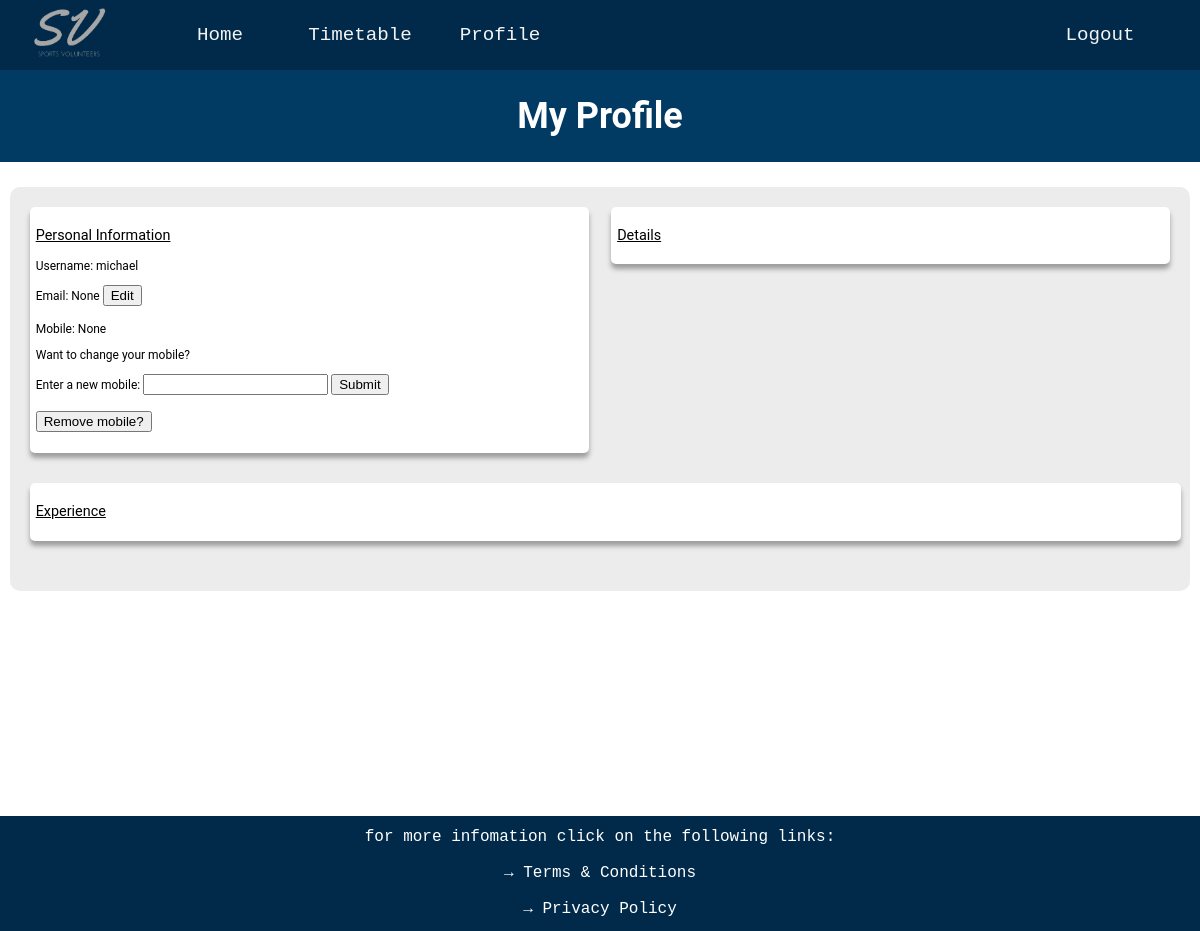
Screenshot of /profile (signed in) with the database file from the repository.
### website/databases.py (models this page shows, shortened)
class User(UserMixin, db.Model):
    __tablename__ = 'users'
    user_id = db.Column(db.Integer, primary_key=True, autoincrement=True)
    username = db.Column(db.String(16), index=True, unique=True)
    password_hash = db.Column(db.String(64))
    email = db.Column(db.String(30))
    mobile = db.Column(db.String(15))
    preferred_name = db.Column(db.String(15))
    qualifications = db.Column(db.String(64))
    events = db.Column(db.String(100))
    admin = db.Column(db.Boolean)
    qualifications = db.relationship('Qualification', secondary=user_qualifications,
                        backref=db.backref('users', lazy='subquery'))

### website/routes.py (the view)
@app.route('/profile', methods=['GET', 'POST'])
def profile():
    email_form = emailChangeForm()
    mobile_form = mobileChangeForm()
    remove_email = removeEmail()
    remove_mobile = removeMobile()
    if mobile_form.validate_on_submit() and mobile_form.validate():
        new_mobile = mobile_form.new_mobile.data
        for user in db.session.query(User).filter_by(user_id=current_user.get_id()):
            user.mobile = new_mobile
        db.session.commit()
        return redirect(url_for('profile'))
    if email_form.validate_on_submit() and email_form.validate():
        new_email = email_form.new_email.data
        for user in db.session.query(User).filter_by(user_id=current_user.get_id()):
            user.email = new_email
        db.session.commit()
        return redirect(url_for('profile'))
    if remove_mobile.submit4.data and remove_mobile.validate():
        for user in db.session.query(User).filter_by(user_id=current_user.get_id()):
            user.no_mobile()
        db.session.commit()
        return redirect(url_for('profile'))
    if remove_email.submit3.data and remove_email.validate():
        for user in db.session.query(User).filter_by(user_id=current_user.get_id()):
            user.no_email()
        db.session.commit()
        return redirect(url_for('profile'))
    return render_template('profile.html', email_form = email_form, mobile_form = mobile_form,
                           remove_mobile = remove_mobile, remove_email = remove_email)

### website/forms.py
class emailChangeForm(FlaskForm):
    new_email = StringField('Enter a new email:', validators=[Regexp(regex="[^@]+@[^@]+.[^@]+", message = 'has to be a valid email'), input_required()])
    submit1 = SubmitField('Submit')

class mobileChangeForm(FlaskForm):
    new_mobile = StringField('Enter a new mobile:', validators=[Regexp(regex='^[+-]?[0-9]+$', message = 'only integers allowed'), input_required(), Length(11, 11)])
    submit2 = SubmitField('Submit')

### website/routes.py (called while the page is built)
@lm.user_loader
def load_user(user_id):
    return User.query.get(int(user_id))

### website/templates/profile.html (shortened to what this page needs)
{% extends "layout.html" %}
{% block page_content %}
<div class="p-title-box">
    <h1 class = 'profile-title'>My Profile</h1>
</div>
<div style="background-color: #ececec; border-radius: 10px; padding: 20px; margin: 10px; position: static;">
    <div class="profile-details-box profile-box">
        <p class = "profile-box-title">Details</p>
    </div>
    <div class="profile-personal-box profile-box">
        <p class = "profile-box-title">Personal Information</p>
        <p class = "profile-box-text">Username: {{ current_user.username }}</p>
        <p class = "profile-box-text">
            Email: {{ current_user.email }}
            <button class="Edit" onclick= "editEmails()"> Edit </button>
        </p>
        <p class = "profile-box-text">Mobile: {{ current_user.mobile }}</p>
        <div>
            <form action="" method="POST">
                <div>
                    <p class = "profile-box-text">
                        Want to change your mobile?
                    </p>
                    <p class = "profile-box-text">
                        {{ mobile_form.new_mobile.label }} {{ mobile_form.new_mobile() }} {{ mobile_form.submit2() }}
                    </p>
                </div>
            </form>
        </div>
        <div>
            <form action="" method="POST">
                <div>
                    <p>
                        {{ remove_mobile.submit4() }}
                    </p>
                </div>
            </form>
        </div>
    </div>
    <div class="profile-experience-box profile-box">
        <p class = "profile-box-title">Experience</p>
    </div>
</div>
{% endblock %}

### website/static/styles.css (style rules this page uses)
.profile-title { text-align: center; font-size: 3vw; color: white; }
.p-title-box { background-color: #013A63; padding: 1px; margin-bottom: 25px; }
.profile-personal-box { width: 48%; float: left; }
.profile-details-box { width: 48%; float: right; }
.profile-experience-box { width: 100%; clear: both; }
.profile-box { background-color:#ffffff; box-shadow:0 5px 5px #9e9d9d; border-radius: 5px; padding: 0.5%; margin-bottom: 30px; }
.profile-box-title { text-decoration: underline; font-size: 1.2vw; }
.profile-box-text { font-size: 1vw; }

### rows the page displays
User: username "michael", email "None", mobile "None"

### other values shown
{{ mobile_form.new_mobile.label }} "Enter a new mobile:"
